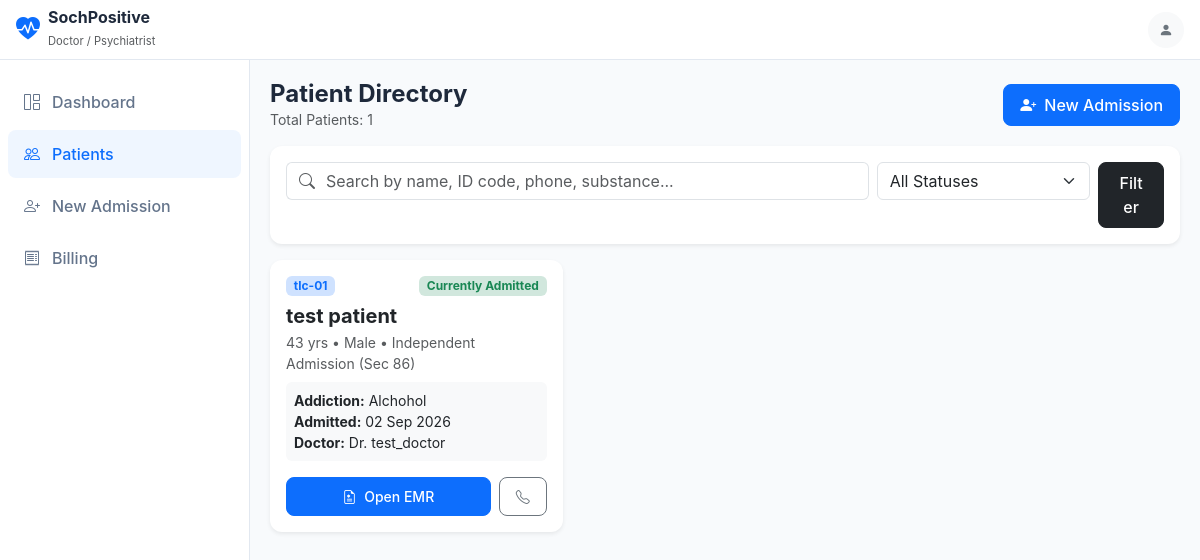
The app's page /patients/ (signed in) with its own data.
### accounts/models.py (models this page shows, shortened)
class User(AbstractUser):
    class Role(models.TextChoices): #define allowed choices (nested class)
        SUPER_ADMIN = 'SUPER_ADMIN', 'Super Admin (System Owner)'
        CLINIC_ADMIN = 'CLINIC_ADMIN', 'Clinic Administrator'
        DOCTOR = 'DOCTOR', 'Doctor / Psychiatrist'
        COUNSELOR = 'COUNSELOR', 'Counselor / Therapist'
        CLINICAL_STAFF = 'CLINICAL_STAFF', 'Clinical Staff / Nurse'
        RECEPTIONIST = 'RECEPTIONIST', 'Receptionist'
    institution = models.ForeignKey( #One Institution → Many Users
        Institution,
        on_delete=models.CASCADE, #insitute delete -> all user related to it also deleted
        related_name='users',
        null=True, #done for super admin he doesn't belong to any one insitute - database - null
        blank=True, ##done for super admin he doesn't belong to any one insitute - can send blank
        help_text="Tenant clinic. Super Admins can have this blank."
    )
    role = models.CharField(
        max_length=30,
        choices=Role.choices,
        default=Role.CLINICAL_STAFF
    )
    phone = models.CharField(max_length=20, blank=True)
    profile_picture = models.ImageField(upload_to='profiles/', blank=True, null=True)

class Institution(models.Model): #represtnt one clinic
    SUBSCRIPTION_CHOICES = [
        ('Basic', 'Basic'),
        ('Pro', 'Pro'),
        ('Enterprise', 'Enterprise'),
    ]
    name = models.CharField(max_length=200)
    code = models.CharField(max_length=50, unique=True, help_text="e.g. TLC-01")
    slug = models.SlugField(max_length=100, unique=True, blank=True)
    address = models.TextField(blank=True)
    phone = models.CharField(max_length=20, blank=True)
    email = models.EmailField(blank=True)
    logo = models.ImageField(upload_to='clinic_logos/', blank=True, null=True)
    is_active = models.BooleanField(default=True)
    subscription_tier = models.CharField(max_length=20, choices=SUBSCRIPTION_CHOICES, default='Enterprise')
    smtp_email = models.CharField(max_length=200, blank=True)
    smtp_app_password = models.CharField(max_length=200, blank=True)
    sender_display_name = models.CharField(max_length=200, blank=True)
    created_at = models.DateTimeField(auto_now_add=True)
    updated_at = models.DateTimeField(auto_now=True)

### patients/models.py (models this page shows, shortened)
class Patient(models.Model):
    class AdmissionType(models.TextChoices):
        INDEPENDENT = 'independent', 'Independent Admission (Sec 86)'
        INVOLUNTARY = 'involuntary', 'Involuntary / High Support (Sec 89)'
        MINOR = 'minor', 'Minor Admission (Sec 87)'
    class Status(models.TextChoices):
        ACTIVE = 'active', 'Currently Admitted'
        DISCHARGED = 'discharged', 'Discharged'
        TRANSFERRED = 'transferred', 'Transferred'
        DAMA = 'dama', 'Discharged Against Medical Advice (DAMA)'
    institution = models.ForeignKey(
        Institution,
        on_delete=models.CASCADE,
        related_name='patients'
    )
    patient_code = models.CharField(max_length=50, blank=True, db_index=True)
    public_token = models.UUIDField(default=uuid.uuid4, unique=True, editable=False)
    full_name = models.CharField(max_length=150)
    age = models.PositiveIntegerField()
    gender = models.CharField(
        max_length=20,
        choices=[('Male', 'Male'), ('Female', 'Female'), ('Other', 'Other')],
        default='Male'
    )
    phone = models.CharField(max_length=20, blank=True)
    aadhaar_number = models.CharField(max_length=20, blank=True, verbose_name="Govt ID / Aadhaar")
    address = models.TextField(blank=True)
    admission_type = models.CharField(
        max_length=20,
        choices=AdmissionType.choices,
        default=AdmissionType.INDEPENDENT
    )
    admission_date = models.DateTimeField()
    status = models.CharField(
        max_length=20,
        choices=Status.choices,
        default=Status.ACTIVE
    )
    addiction_type = models.CharField(
        max_length=100,
        help_text="e.g. Alcohol, Opioids, Polysubstance, Gambling"
    )
    medical_history = models.TextField(blank=True)
    diagnosis = models.TextField(blank=True)
    assigned_doctor = models.ForeignKey(
        settings.AUTH_USER_MODEL,
        on_delete=models.SET_NULL,
        null=True,
        blank=True,
        related_name='assigned_patients'
    )
    emergency_contact_name = models.CharField(max_length=150)
    emergency_contact_phone = models.CharField(max_length=20)
    emergency_contact_relation = models.CharField(max_length=50, blank=True)
    guardian_name = models.CharField(max_length=150, blank=True)
    guardian_phone = models.CharField(max_length=20, blank=True)
    guardian_relation = models.CharField(max_length=50, blank=True)
    school_name = models.CharField(max_length=150, blank=True, help_text="For minors")
    grade = models.CharField(max_length=50, blank=True, help_text="For minors")
    legal_reason = models.TextField(blank=True)
    legal_remarks = models.TextField(blank=True)
    self_consent = models.BooleanField(default=False)
    digital_signature = models.BooleanField(default=False)
    created_at = models.DateTimeField(auto_now_add=True)
    updated_at = models.DateTimeField(auto_now=True)
    class Meta:
        ordering = ['-admission_date']

### patients/views.py (the view, shortened to what this page needs)
# urls.py: path('', views.patient_list_view, name='patient_list'),
@login_required
def patient_list_view(request):
    institution = request.institution
    if request.user.is_superuser and not institution:
        qs = Patient.objects.all()
    elif institution:
        qs = Patient.objects.filter(institution=institution)
    else:
        qs = Patient.objects.none()
    q = request.GET.get('q', '').strip()
    status_filter = request.GET.get('status', '')
    if status_filter:
        qs = qs.filter(status=status_filter)
    context = {
        'patients': qs,
        'search_query': q,
        'current_status': status_filter,
    }
    return render(request, 'patients/patient_list.html', context)

### templates/patients/patient_list.html (shortened to what this page needs)
{% extends 'base.html' %}
{% block content %}
<div class="container-fluid p-0">
    <div class="d-flex flex-column flex-sm-row justify-content-between align-items-start align-items-sm-center gap-2 mb-3">
        <div>
            <h4 class="fw-bold mb-0">Patient Directory</h4>
            <p class="text-muted small mb-0">Total Patients: {{ patients|length }}</p>
        </div>
        <a href="{% url 'patients:patient_create' %}" class="btn btn-primary d-inline-flex align-items-center gap-2">
            <i class="bi bi-person-plus-fill"></i> New Admission
        </a>
    </div>
    <div class="card border-0 shadow-sm p-3 mb-3">
        <form method="GET" class="row g-2">
            <div class="col-12 col-md-8">
                <div class="input-group">
                    <span class="input-group-text bg-white border-end-0"><i class="bi bi-search text-muted"></i></span>
                    <input type="text" name="q" value="{{ search_query }}" class="form-control border-start-0 ps-0" placeholder="Search by name, ID code, phone, substance...">
                </div>
            </div>
            <div class="col-6 col-md-3">
                <select name="status" class="form-select">
                    <option value="">All Statuses</option>
                </select>
            </div>
            <div class="col-6 col-md-1">
                <button type="submit" class="btn btn-dark w-100">Filter</button>
            </div>
        </form>
    </div>
    <div class="row g-3">
        {% for p in patients %}
        <div class="col-12 col-md-6 col-lg-4">
            <div class="card h-100 border-0 shadow-sm">
                <div class="card-body">
                    <div class="d-flex justify-content-between align-items-start mb-2">
                        <span class="badge bg-primary-subtle text-primary fw-bold">{{ p.patient_code }}</span>
                        <span class="badge {% if p.status == 'active' %}bg-success-subtle text-success{% else %}bg-secondary-subtle text-secondary{% endif %}">
                            {{ p.get_status_display }}
                        </span>
                    </div>
                    <h5 class="fw-bold mb-1">
                        <a href="{% url 'patients:patient_detail' p.pk %}" class="text-decoration-none text-dark">
                            {{ p.full_name }}
                        </a>
                    </h5>
                    <p class="text-muted small mb-2">{{ p.age }} yrs &bull; {{ p.gender }} &bull; {{ p.get_admission_type_display }}</p>
                    <div class="bg-light p-2 rounded-2 mb-3 small">
                        <div><strong>Addiction:</strong> {{ p.addiction_type }}</div>
                        <div><strong>Admitted:</strong> {{ p.admission_date|date:"d M Y" }}</div>
                        {% if p.assigned_doctor %}
                        <div><strong>Doctor:</strong> Dr. {{ p.assigned_doctor.get_full_name|default:p.assigned_doctor.username }}</div>
                        {% endif %}
                    </div>
                    <div class="d-flex gap-2">
                        <a href="{% url 'patients:patient_detail' p.pk %}" class="btn btn-sm btn-primary flex-grow-1">
                            <i class="bi bi-file-earmark-medical me-1"></i> Open EMR
                        </a>
                        <a href="tel:{{ p.phone }}" class="btn btn-sm btn-outline-secondary">
                            <i class="bi bi-telephone"></i>
                        </a>
                    </div>
                </div>
            </div>
        </div>
        {% empty %}
        <div class="col-12 text-center py-5 text-muted">
            <i class="bi bi-folder-x fs-1 d-block mb-2"></i>
            <h5>No patients found</h5>
            <p>Try clearing your search or add a new patient admission.</p>
        </div>
        {% endfor %}
    </div>
</div>
{% endblock %}

### templates/base.html (shortened to what this page needs)
<!DOCTYPE html>
<html lang="en">
<head>
    <link href="https://cdn.jsdelivr.net/npm/bootstrap@5.3.2/dist/css/bootstrap.min.css" rel="stylesheet">
    <link href="https://cdn.jsdelivr.net/npm/bootstrap-icons@1.11.1/font/bootstrap-icons.css" rel="stylesheet">
    {% load static %}
    <link rel="stylesheet" href="{% static 'css/app.css' %}">
</head>
<body>
    <header class="app-header d-flex align-items-center justify-content-between px-3">
        <div class="d-flex align-items-center gap-2">
            <i class="bi bi-heart-pulse-fill text-primary fs-4"></i>
            <div>
                <h6 class="mb-0 fw-bold">
                    {% if user.is_authenticated and user.institution %}
                        {{ user.institution.name }}
                    {% else %}
                        TLC Rehab System
                    {% endif %}
                </h6>
                <small class="text-muted" style="font-size: 0.7rem;">
                    {% if user.is_authenticated %}
                        {{ user.get_role_display }}
                    {% endif %}
                </small>
            </div>
        </div>
        {% if user.is_authenticated %}
        <div class="dropdown">
            <button class="btn btn-sm btn-light rounded-circle d-flex align-items-center justify-content-center" style="width: 36px; height: 36px;" data-bs-toggle="dropdown">
                <i class="bi bi-person-fill text-secondary"></i>
            </button>
        </div>
        {% endif %}
    </header>
    <div class="d-flex">
        {% if user.is_authenticated %}
        <aside class="desktop-sidebar d-none d-md-flex flex-column py-3">
            <nav class="nav flex-column">
                <a class="nav-link {% if request.resolver_match.url_name == 'dashboard' %}active{% endif %}" href="{% url 'accounts:dashboard' %}">
                    <i class="bi bi-grid-1x2"></i> Dashboard
                </a>
                <a class="nav-link {% if 'patient' in request.path %}active{% endif %}" href="{% url 'patients:patient_list' %}">
                    <i class="bi bi-people"></i> Patients
                </a>
                <a class="nav-link {% if 'admission' in request.path %}active{% endif %}" href="{% url 'patients:patient_create' %}">
                    <i class="bi bi-person-plus"></i> New Admission
                </a>
                <a class="nav-link {% if 'billing' in request.path %}active{% endif %}" href="{% url 'billing:billing_dashboard' %}">
                    <i class="bi bi-receipt"></i> Billing
                </a>
            </nav>
        </aside>
        {% endif %}
        <main class="app-content">
            {% block content %}
            {% endblock %}
        </main>
    </div>
</body>
</html>

### static/css/app.css (style rules this page uses)
:root { --primary-color: #0d6efd; --primary-dark: #0a58ca; --bg-surface: #f8fafc; --card-bg: #ffffff; --text-main: #1e293b; --text-muted: #64748b; --bottom-nav-height: 64px; }
body { font-family: -apple-system, BlinkMacSystemFont, "Segoe UI", Roboto, Helvetica, Arial, sans-serif; background-color: var(--bg-surface); color: var(--text-main); -webkit-tap-highlight-color: transparent; }
.app-header { height: 60px; background: #ffffff; border-bottom: 1px solid #e2e8f0; position: sticky; top: 0; z-index: 1020; }
.desktop-sidebar { width: 250px; min-height: calc(100vh - 60px); background: #ffffff; border-right: 1px solid #e2e8f0; }
.desktop-sidebar .nav-link { color: var(--text-muted); font-weight: 500; padding: 0.75rem 1rem; border-radius: 8px; margin: 2px 8px; display: flex; align-items: center; gap: 12px; }
.desktop-sidebar .nav-link:hover, .desktop-sidebar .nav-link.active { color: var(--primary-color); background-color: #eff6ff; }
.app-content { flex-grow: 1; padding: 1.25rem; }
.card { border: 1px solid #e2e8f0; border-radius: 12px; box-shadow: 0 1px 3px rgba(0, 0, 0, 0.02); }
.btn { border-radius: 8px; padding: 0.5rem 1rem; font-weight: 500; }

### records on screen
User: institution.name "SochPositive", role "Doctor / Psychiatrist"
Patient: patient_code "tlc-01", status "Currently Admitted", full_name "test patient", age "43", gender "Male", admission_type "Independent Admission (Sec 86)", addiction_type "Alchohol", admission_date "02 Sep 2026", assigned_doctor.get_full_name "test_doctor"

### other values on screen
{{ patients|length }} "1"
